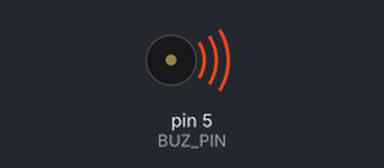
This sketch was run on a simulated Arduino Uno, built with avr-gcc and run on an emulated ATmega328P. On the bench: buzzer (waves = sounding).

Above: at 0.1 s.
At 17.6 s:
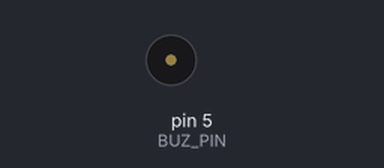
Timing chart, 0 to 19.1 s (numbered marks = the images above):
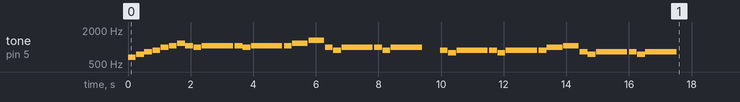

The sketch:

lesson_05_buzzer_morikone.ino
```cpp
#include "notes.h"

#define BUZ_PIN 5
#define TRACK_LENGTH  38

float track[] = {E_2, Fs_2, Gs_2, A_2, B_2, C_3, D_3, C_3, B_2, C_3, C_3, B_2, C_3,
                 C_3, D_3, E_3, B_2, A_2, B_2, B_2, A_2, B_2, PAUSE,
                 A_2, G_2, A_2, A_2, G_2, A_2, A_2, B_2, C_3, Gs_2, Fs_2, Gs_2, Gs_2, Fs_2, Gs_2,};

int duration[] = {QUARTER, QUARTER, QUARTER, QUARTER, QUARTER, QUARTER, QUARTER, QUARTER, QUARTER, WHOLE, QUARTER, QUARTER, WHOLE,
                  QUARTER, HALF, HALF, QUARTER, QUARTER, WHOLE, QUARTER, QUARTER, WHOLE, HALF, QUARTER, QUARTER, WHOLE, QUARTER,
                  QUARTER, WHOLE, QUARTER, HALF, HALF, QUARTER, QUARTER, WHOLE, QUARTER, QUARTER, WHOLE,};

void setup() {
  pinMode(BUZ_PIN, OUTPUT);
  for (int i = 0; i < TRACK_LENGTH; i++) {
    int noteDuration = BASE_DURATION / duration[i];
    tone(BUZ_PIN, track[i], noteDuration);
    int pause = noteDuration * 1.05;
    delay(pause);
  }
}

void loop() {

}
```

notes.h
```cpp
#ifndef NOTES_H
#define NOTES_H

#define C_1   261.63
#define Cs_1  277.18
#define D_1   293.66
#define Ds_1  311.13
#define E_1   329.63
#define F_1   349.23
#define Fs_1  369.99
#define G_1   392
#define Gs_1  415.30
#define A_1   440
#define As_1  466.16
#define B_1   493.88
#define C_2   523.25
#define Cs_2  554.36
#define D_2   587.32
#define Ds_2  622.26
#define E_2   659.26
#define F_2   698.46
#define Fs_2  739.98
#define G_2   784
#define Gs_2  830.6
#define A_2   880
#define As_2  932.32
#define B_2   987.75
#define C_3   1046.5
#define Cs_3  1108.70
#define D_3   1174.60
#define Ds_3  1244.50
#define E_3   1318.50
#define F_3   1396.90
#define Fs_3  1480
#define G_3   1568
#define Gs_3  1661.2
#define A_3   1720
#define As_3  1864.6
#define B_3   1975.5
#define C_4   2093

#define BASE_DURATION 1000
#define WHOLE     1
#define HALF      2
#define QUARTER   4
#define EIGHTH    8
#define SIXTEENTH 16
#define PAUSE     0

#endif
```
